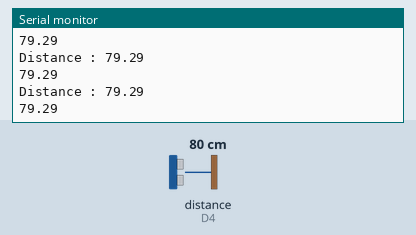
The sketch below on a simulated ESP8266 (NodeMCU). On the bench: the last lines printed to the serial monitor. Wiring (inferred from the names in the program): ultrasonic range finder: trigger D3; echo D4. The test bench sets the inputs (shaded band); at power-on: distance to the obstacle (sensor on D4) 80 cm. The echo pulse lasts 58.3 µs per cm; WiFi joins after 1.5 s; servers stay silent unless stated.

Above: at 2.7 s.
2.8 s: distance to the obstacle (sensor on D4) set to 2 cm
At 3.05 s:
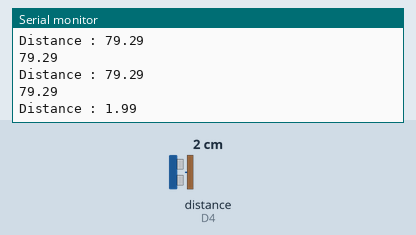
4.3 s: distance to the obstacle (sensor on D4) set to 4 cm
At 4.45 s:
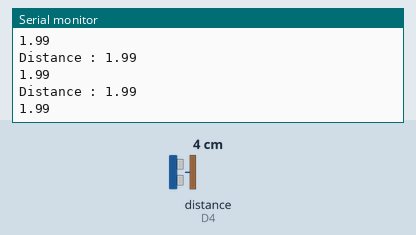
Timing chart, 0 to 7.3 s (numbered marks = the images above; inputs shaded):
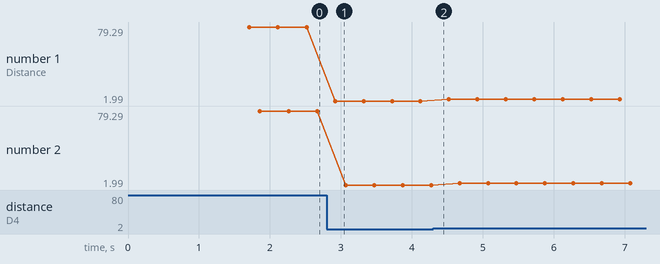

Measured:
- after the input at 2.8 s, the serial monitor: prints a new line after 0.12 s (image 1)
- plotted number 1: 79.29 → 1.99 after the input at 2.8 s, 1.99 → 3.98 after the input at 4.3 s
- plotted number 2: 79.29 → 1.99 after the input at 2.8 s, 1.99 → 3.98 after the input at 4.3 s

The sketch:

Firebase_Sonar.ino
```cpp
#include <ArduinoJson.h>

/* Controlling Sonar using Firebase console*/
#include <ESP8266WiFi.h>
#include <FirebaseArduino.h>

#define FIREBASE_HOST "fir-sonar.firebaseio.com"
#define FIREBASE_AUTH "lVUlMXnp1ggLhx1lNapwki4hSdAV324dLaQU0S0j"
#define WIFI_SSID "Shary124_Ext"
#define WIFI_PASSWORD "3343572002@"

String fireStatus = "";
int echo = D4;
int trig = D3;
void setup() {
   Serial.begin(9600);

  pinMode(echo, INPUT);
  pinMode(trig, OUTPUT);
   WiFi.begin(WIFI_SSID, WIFI_PASSWORD);
  Serial.print("connecting");
  while (WiFi.status() != WL_CONNECTED) {
    Serial.print(".");
    delay(500);
  }
  Serial.println();
  Serial.print("connected: ");
  Serial.println(WiFi.localIP());

  Firebase.begin(FIREBASE_HOST, FIREBASE_AUTH);
}
void loop() {
digitalWrite(trig,LOW);
  delayMicroseconds(200000);

  digitalWrite(trig,HIGH);
  delayMicroseconds(10);
  digitalWrite(trig,LOW);

  float duration = pulseIn(echo,HIGH);
  float distance = duration*0.034/2;
  Serial.print("Distance : ");
  Serial.println(distance);
   Firebase.setFloat("Distance", distance);
    Serial.println(distance);
  delay(50);


}
```
